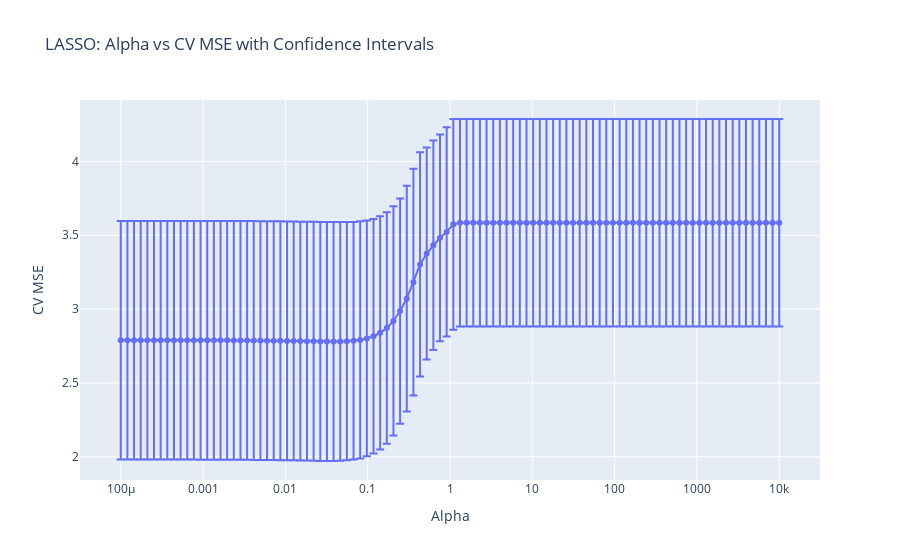

Notebook source saved alongside this figure:
### Code cell
# Model I: LASSO
# Lasso with original features
lasso_1 = make_pipeline(StandardScaler(), 
                        LassoCV(cv=5, 
                                random_state=42,
                                n_jobs=-1,
                                alphas=np.logspace(-4, 4, 100))
    )
lasso_1.fit(X_train, y_train)
print(f"LASSO selected alpha: {lasso_1.named_steps['lassocv'].alpha_}")
y_val_pred_1 = lasso_1.predict(X_val)
rmse_1 = np.sqrt(mean_squared_error(y_val, y_val_pred_1))
r2_1 = r2_score(y_val, y_val_pred_1)
print(f"LASSO RMSE on training set: {np.sqrt(mean_squared_error(y_train, lasso_1.predict(X_train)))}")
print(f"LASSO RMSE on validation set: {rmse_1}")
print(f"LASSO R2 on validation set: {r2_1}")
# Print selected features and coefficients (in descending order of absolute value)
lasso_1_coef = lasso_1.named_steps['lassocv'].coef_
selected_features_1 = X_train.columns[lasso_1_coef != 0]
print(f"Number of selected features (LASSO): {len(selected_features_1)}")
print("Selected features (LASSO) and their coefficients:")
for feature, coef in sorted(zip(selected_features_1, lasso_1_coef[lasso_1_coef != 0]), key=lambda x: abs(x[1]), reverse=True):
    print(f"{feature}: {coef}")

# Generate plot for alpha vs MSE with CI
alpha_values = lasso_1.named_steps['lassocv'].alphas_
cv_scores = lasso_1.named_steps['lassocv'].mse_path_.mean(axis=1)  # Mean across CV folds (axis=1 for folds)
# Calculate confidence intervals (standard error across CV folds)
cv_std = lasso_1.named_steps['lassocv'].mse_path_.std(axis=1)  # Standard deviation across CV folds
df_cv = pd.DataFrame({
    'Alpha': alpha_values,
    'CV_MSE': cv_scores,
    'CV_STD': cv_std
})
# Create figure with error bars
fig = go.Figure()
fig.add_trace(go.Scatter(
    x=df_cv['Alpha'],
    y=np.sqrt(df_cv['CV_MSE']),
    error_y=dict(type='data', array=np.sqrt(df_cv['CV_STD']), visible=True),
    mode='lines+markers',
    name='LASSO CV MSE'
))
fig.update_layout(
    title='LASSO: Alpha vs CV MSE with Confidence Intervals',
    xaxis_title='Alpha',
    yaxis_title='CV MSE',
    xaxis_type='log'
)

### Figure 1 — Plotly figure (JSON) as saved in the notebook; plotly's stock layout.template omitted (floating-point values rounded to 4 significant figures)
{"data": [{"error_y": {"array": [0.7022, 0.7022, 0.7022, 0.7022, 0.7022, 0.7022, 0.7022, 0.7022, 0.7022, 0.7022, 0.7022, 0.7022, 0.7022, 0.7022, 0.7022, 0.7022, 0.7022, 0.7022, 0.7022, 0.7022, 0.7022, 0.7022, 0.7022, 0.7022, 0.7022, 0.7022, 0.7022, 0.7022, 0.7022, 0.7022, 0.7022, 0.7022, 0.7022, 0.7022, 0.7022, 0.7022, 0.7022, 0.7022, 0.7022, 0.7022, 0.7022, 0.7022, 0.7022, 0.7022, 0.7022, 0.7022, 0.7022, 0.7022, 0.7022, 0.7133, 0.7085, 0.6998, 0.7095, 0.718, 0.7587, 0.767, 0.7646, 0.7629, 0.7759, 0.7837, 0.7895, 0.7937, 0.7982, 0.8027, 0.8047, 0.8069, 0.809, 0.8094, 0.8095, 0.8093, 0.8089, 0.8085, 0.8082, 0.8084, 0.8086, 0.8087, 0.8086, 0.8086, 0.8085, 0.8084, 0.8083, 0.8083, 0.8082, 0.8082, 0.8082, 0.8081, 0.8081, 0.8081, 0.8081, 0.8081, 0.8081, 0.808, 0.808, 0.808, 0.808, 0.808, 0.808, 0.808, 0.808, 0.808], "type": "data", "visible": true}, "mode": "lines+markers", "name": "LASSO CV MSE", "type": "scatter", "x": [10000.0, 8302.0, 6893.0, 5722.0, 4751.0, 3944.0, 3275.0, 2719.0, 2257.0, 1874.0, 1556.0, 1292.0, 1072.0, 890.2, 739.1, 613.6, 509.4, 422.9, 351.1, 291.5, 242.0, 200.9, 166.8, 138.5, 115.0, 95.45, 79.25, 65.79, 54.62, 45.35, 37.65, 31.26, 25.95, 21.54, 17.89, 14.85, 12.33, 10.24, 8.498, 7.055, 5.857, 4.863, 4.037, 3.352, 2.783, 2.31, 1.918, 1.592, 1.322, 1.097, 0.9112, 0.7565, 0.628, 0.5214, 0.4329, 0.3594, 0.2984, 0.2477, 0.2057, 0.1707, 0.1417, 0.1177, 0.0977, 0.08111, 0.06734, 0.05591, 0.04642, 0.03854, 0.03199, 0.02656, 0.02205, 0.01831, 0.0152, 0.01262, 0.01048, 0.008697, 0.007221, 0.005995, 0.004977, 0.004132, 0.00343, 0.002848, 0.002364, 0.001963, 0.00163, 0.001353, 0.001123, 0.0009326, 0.0007743, 0.0006428, 0.0005337, 0.0004431, 0.0003678, 0.0003054, 0.0002535, 0.0002105, 0.0001748, 0.0001451, 0.0001205, 0.0001], "y": [3.585, 3.585, 3.585, 3.585, 3.585, 3.585, 3.585, 3.585, 3.585, 3.585, 3.585, 3.585, 3.585, 3.585, 3.585, 3.585, 3.585, 3.585, 3.585, 3.585, 3.585, 3.585, 3.585, 3.585, 3.585, 3.585, 3.585, 3.585, 3.585, 3.585, 3.585, 3.585, 3.585, 3.585, 3.585, 3.585, 3.585, 3.585, 3.585, 3.585, 3.585, 3.585, 3.585, 3.585, 3.585, 3.585, 3.585, 3.585, 3.585, 3.574, 3.523, 3.483, 3.433, 3.377, 3.303, 3.183, 3.071, 2.987, 2.92, 2.872, 2.839, 2.816, 2.801, 2.791, 2.786, 2.783, 2.781, 2.781, 2.781, 2.781, 2.782, 2.783, 2.783, 2.784, 2.785, 2.785, 2.786, 2.787, 2.787, 2.787, 2.788, 2.788, 2.788, 2.788, 2.789, 2.789, 2.789, 2.789, 2.789, 2.789, 2.789, 2.789, 2.789, 2.789, 2.789, 2.789, 2.789, 2.789, 2.789, 2.789]}], "layout": {"title": {"text": "LASSO: Alpha vs CV MSE with Confidence Intervals"}, "xaxis": {"title": {"text": "Alpha"}, "type": "log"}, "yaxis": {"title": {"text": "CV MSE"}}}}
